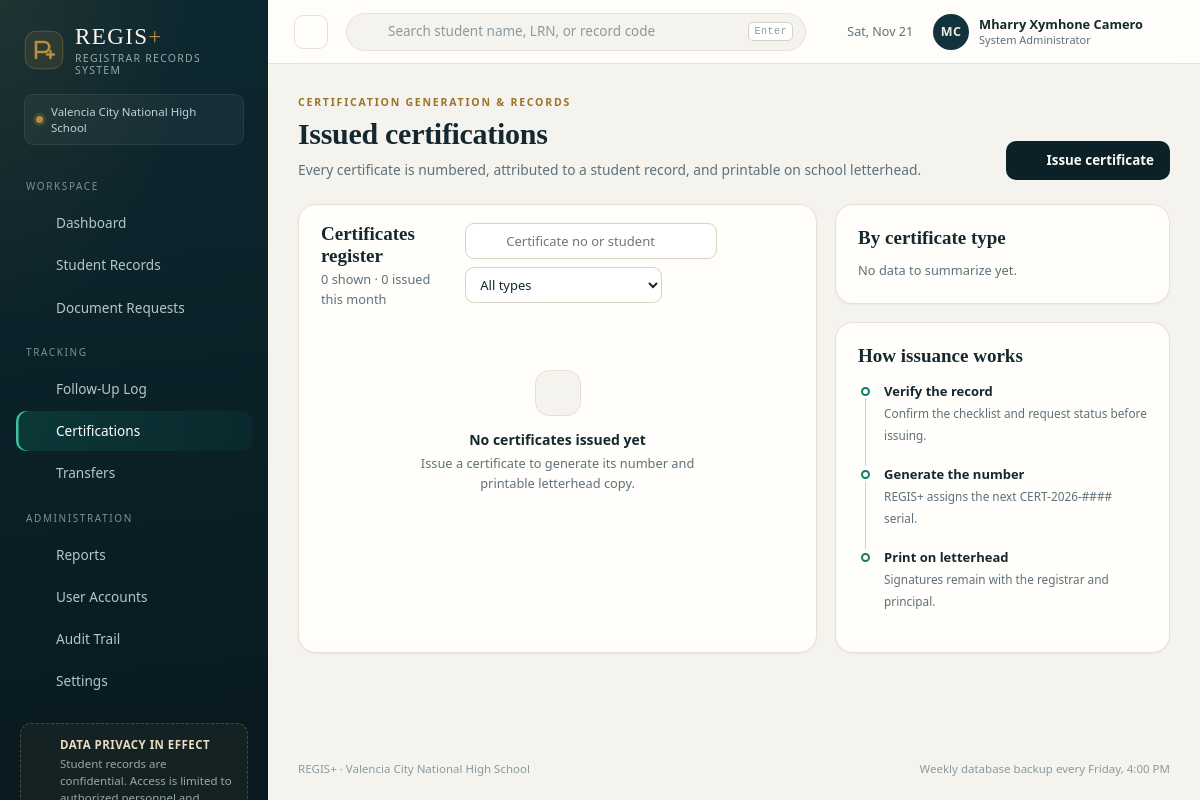
The app's page /certifications.php (signed in) with its own data.
### tables this page shows
CREATE TABLE users (
    id            INTEGER PRIMARY KEY AUTOINCREMENT,
    username      TEXT NOT NULL UNIQUE,
    password_hash TEXT NOT NULL,
    full_name     TEXT NOT NULL,
    role          TEXT NOT NULL DEFAULT 'staff',
    email         TEXT,
    is_active     INTEGER NOT NULL DEFAULT 1,
    last_login    TEXT,
    created_at    TEXT NOT NULL DEFAULT (datetime('now','localtime'))
);

### includes/helpers.php (called while the page is built, shortened)
<?php
function e(?string $value): string
{
    return htmlspecialchars((string) $value, ENT_QUOTES | ENT_SUBSTITUTE, 'UTF-8');
}
function url(string $path = ''): string
{
    return '/' . ltrim($path, '/');
}
function initials(string $name): string
{
    $parts = preg_split('/\s+/', trim($name)) ?: [];
    $first = mb_substr($parts[0] ?? '', 0, 1);
    $last = count($parts) > 1 ? mb_substr($parts[count($parts) - 1], 0, 1) : '';
    return mb_strtoupper($first . $last);
}
function setting(string $key, string $default = ''): string
{
    static $cache = null;
    if ($cache === null) {
        $cache = [];
        foreach (db()->query('SELECT key, value FROM settings')->fetchAll() as $row) {
            $cache[$row['key']] = $row['value'];
        }
    }
    return $cache[$key] ?? $default;
}

### includes/db.php (called while the page is built, shortened)
<?php
function db(): PDO
{
    static $pdo = null;
    if ($pdo instanceof PDO) {
        return $pdo;
    }
    $fresh = !file_exists(DB_FILE);
    $pdo = new PDO('sqlite:' . DB_FILE, null, null, [
        PDO::ATTR_ERRMODE => PDO::ERRMODE_EXCEPTION,
        PDO::ATTR_DEFAULT_FETCH_MODE => PDO::FETCH_ASSOC,
        PDO::ATTR_EMULATE_PREPARES => false,
    ]);
    $pdo->exec('PRAGMA foreign_keys = ON');
    $pdo->exec('PRAGMA journal_mode = WAL');
    return $pdo;
}

### includes/auth.php (called while the page is built, shortened)
<?php
function current_user(): ?array
{
    static $user = null;
    static $loaded = false;
    if ($loaded) {
        return $user;
    }
    $loaded = true;
    $stmt = db()->prepare('SELECT * FROM users WHERE id = ? AND is_active = 1');
    $stmt->execute([$_SESSION['user_id']]);
    $row = $stmt->fetch();
    $user = $row;
    return $user;
}
function require_login(): void
{
    if (!current_user()) {
        redirect('login.php');
    }
}
function can_manage(): bool
{
    return in_array(current_user()['role'] ?? '', ['admin', 'registrar'], true);
}
function role_label(string $role): string
{
    return match ($role) {
        'admin' => 'System Administrator',
        'registrar' => 'Registrar Officer',
        default => 'Registrar Staff',
    };
}

### certifications.php (the view, shortened to what this page needs)
<?php
require_once __DIR__ . '/includes/layout.php';
require_login();
$pdo = db();
$q = trim((string) ($_GET['q'] ?? ''));
$where = ['1 = 1'];
$params = [];
$whereSql = implode(' AND ', $where);
$stmt = $pdo->prepare(
    "SELECT c.*, s.first_name, s.middle_name, s.last_name, s.grade_level, s.section, s.record_code, u.full_name AS issued_by_name
     FROM certifications c
     JOIN students s ON s.id = c.student_id
     LEFT JOIN users u ON u.id = c.issued_by
     WHERE $whereSql
     ORDER BY c.date_issued DESC, c.id DESC LIMIT 60"
);
$stmt->execute($params);
$rows = $stmt->fetchAll();
$issuedThisMonth = (int) $pdo->query("SELECT COUNT(*) FROM certifications WHERE substr(date_issued, 1, 7) = '" . date('Y-m') . "'")->fetchColumn();
$typeCounts = [];
$focusId = (int) ($_GET['focus'] ?? 0);
app_header('Certifications', 'certifications.php');
?>
<div class="page-head">
    <div>
        <div class="eyebrow">Certification generation &amp; records</div>
        <h1>Issued certifications</h1>
        <p class="page-sub">Every certificate is numbered, attributed to a student record, and printable on school letterhead.</p>
    </div>
    <?php if (can_manage()): ?>
        <div class="page-actions">
            <button class="btn btn-primary" type="button" data-dialog-open="#newCert"><?= icon('cert') ?> Issue certificate</button>
        </div>
    <?php endif; ?>
</div>
<div class="grid split-2" style="margin-bottom:18px">
    <section class="card">
        <div class="card-head">
            <div>
                <h2 class="section-title">Certificates register</h2>
                <p class="section-sub"><?= count($rows) ?> shown · <?= $issuedThisMonth ?> issued this month</p>
            </div>
            <form method="get" action="/certifications.php" style="display:flex; gap:8px; flex-wrap:wrap">
                <label class="field-search" style="min-width:210px">
                    <?= icon('search') ?>
                    <input type="search" name="q" value="<?= e($q) ?>" placeholder="Certificate no or student">
                </label>
                <select class="select-inline" name="type" data-autosubmit>
                    <option value="">All types</option>
                </select>
            </form>
        </div>
        <?php if ($rows): ?>
            <div class="table-wrap">
                <table class="data">
                    <thead><tr><th>Certificate</th><th>Student</th><th>Type</th><th>Issued to</th><th class="right">Date</th><th></th></tr></thead>
                    <tbody>
                    <?php foreach ($rows as $c): ?>
                        <tr style="<?= $focusId === (int) $c['id'] ? 'background:#fdfcf7' : '' ?>">
                            <td><span class="code-tag"><?= e($c['cert_no']) ?></span></td>
                            <td>
                                <a class="strong" href="/student.php?id=<?= (int) $c['student_id'] ?>"><?= e($c['first_name'] . ' ' . $c['last_name']) ?></a>
                                <span class="sub"><?= e($c['record_code']) ?> · <?= e($c['grade_level']) ?></span>
                            </td>
                            <td><?= e($c['cert_type']) ?></td>
                            <td><?= e($c['issued_to']) ?></td>
                            <td class="right num"><?= e(fmt_date($c['date_issued'], 'M j, Y')) ?></td>
                            <td class="actions">
                                <a class="btn btn-sm btn-ghost" href="/certificate.php?id=<?= (int) $c['id'] ?>" target="_blank"><?= icon('print') ?> Print</a>
                            </td>
                        </tr>
                    <?php endforeach; ?>
                    </tbody>
                </table>
            </div>
        <?php else: ?>
            <div class="empty">
                <span class="empty-mark"><?= icon('cert') ?></span>
                <strong>No certificates issued yet</strong>
                <p>Issue a certificate to generate its number and printable letterhead copy.</p>
            </div>
        <?php endif; ?>
    </section>
    <div style="display:flex; flex-direction:column; gap:18px">
        <section class="card card-pad">
            <h2 class="section-title" style="margin-bottom:12px">By certificate type</h2>
            <?php if ($typeCounts): ?>
                <?php $maxType = max($typeCounts); foreach ($typeCounts as $t => $n): ?>
                    <div style="margin-bottom:12px">
                        <div style="display:flex; justify-content:space-between; font-size:12.6px; margin-bottom:5px; color:var(--muted)">
                            <span><?= e($t) ?></span><span style="font-weight:600; color:var(--text)"><?= $n ?></span>
                        </div>
                        <div class="meter-track"><div class="meter-fill" style="width: <?= (int) round($n / $maxType * 100) ?>%"></div></div>
                    </div>
                <?php endforeach; ?>
            <?php else: ?>
                <p class="section-sub">No data to summarize yet.</p>
            <?php endif; ?>
        </section>
        <section class="card card-pad">
            <h2 class="section-title" style="margin-bottom:8px">How issuance works</h2>
            <ul class="timeline" style="margin-top:10px">
                <li><span class="dot"></span><strong>Verify the record</strong><span>Confirm the checklist and request status before issuing.</span></li>
                <li><span class="dot"></span><strong>Generate the number</strong><span>REGIS+ assigns the next CERT-<?= date('Y') ?>-#### serial.</span></li>
                <li><span class="dot"></span><strong>Print on letterhead</strong><span>Signatures remain with the registrar and principal.</span></li>
            </ul>
        </section>
    </div>
</div>
<?php
app_footer();

### includes/layout.php (shortened to what this page needs)
<?php
function icon(string $name, string $class = ''): string
{
    $d = $paths[$name] ?? $paths['spark'];
    return '<svg class="icon ' . e($class) . '" viewBox="0 0 24 24" fill="none" stroke="currentColor" stroke-width="1.7" stroke-linecap="round" stroke-linejoin="round" aria-hidden="true">' . $d . '</svg>';
}
function logo_mark(string $class = ''): string
{
    return '<svg class="logo-mark ' . e($class) . '" viewBox="0 0 40 40" aria-hidden="true">'
        . '<rect x="1.2" y="1.2" width="37.6" height="37.6" rx="11" fill="currentColor" opacity=".12"/>'
        . '<rect x="1.2" y="1.2" width="37.6" height="37.6" rx="11" fill="none" stroke="currentColor" stroke-opacity=".38"/>'
        . '<path d="M12 28V12h8.2a5 5 0 0 1 0 10H14" fill="none" stroke="currentColor" stroke-width="2.6" stroke-linecap="round" stroke-linejoin="round"/>'
        . '<path d="M26.5 21v7M23 24.5h7" stroke="currentColor" stroke-width="2.4" stroke-linecap="round"/>'
        . '</svg>';
}
function open_page(string $title, string $bodyClass = '', array $css = [], string $bodyAttr = ''): void
{
    $css = $css ?: ['assets/css/app.css'];
    echo "<!DOCTYPE html>\n<html lang=\"en\">\n<head>\n<meta charset=\"utf-8\">\n";
    foreach ($css as $file) {
        echo '<link rel="stylesheet" href="' . e(url($file)) . '">' . "\n";
    }
    echo "</head>\n<body class=\"" . e($bodyClass) . '"' . ($bodyAttr ? ' ' . $bodyAttr : '') . ">\n";
}
function close_page(array $js = ['assets/js/app.js']): void
{
    echo "</body>\n</html>\n";
}
function app_header(string $title, string $active, string $screenTitle = ''): void
{
    $user = current_user();
    $openRequests = (int) db()->query("SELECT COUNT(*) FROM requests WHERE status IN ('Pending','Processing','Ready for Release')")->fetchColumn();
    $overdue = (int) db()->query("SELECT COUNT(*) FROM followups WHERE status <> 'Resolved' AND next_followup_date IS NOT NULL AND next_followup_date < date('now','localtime')")->fetchColumn();
    $nav = [
        'Workspace' => [
            ['dashboard.php', 'dashboard', 'Dashboard', 0],
            ['students.php', 'records', 'Student Records', 0],
            ['requests.php', 'requests', 'Document Requests', $openRequests],
        ],
        'Tracking' => [
            ['followups.php', 'followup', 'Follow-Up Log', $overdue],
            ['certifications.php', 'cert', 'Certifications', 0],
            ['transfers.php', 'transfer', 'Transfers', 0],
        ],
        'Administration' => [
            ['reports.php', 'reports', 'Reports', 0],
        ],
    ];
    if (is_admin()) {
        $nav['Administration'][] = ['users.php', 'users', 'User Accounts', 0];
        $nav['Administration'][] = ['audit.php', 'audit', 'Audit Trail', 0];
    }
    $nav['Administration'][] = ['settings.php', 'settings', 'Settings', 0];
    open_page($title . ' · ' . APP_NAME, 'app');
    ?>
<div class="app-shell">
    <aside class="sidebar" id="sidebar">
        <a class="brand" href="/dashboard.php">
            <span class="brand-mark"><?= logo_mark() ?></span>
            <span class="brand-text">
                <span class="brand-name">REGIS<span class="brand-plus">+</span></span>
                <span class="brand-sub">Registrar Records System</span>
            </span>
        </a>
        <div class="sidebar-school">
            <span class="school-dot"></span>
            <span><?= e(setting('school_name', 'Registrar Office')) ?></span>
        </div>
        <nav class="side-nav">
            <?php foreach ($nav as $section => $items): ?>
                <div class="nav-section"><?= e($section) ?></div>
                <?php foreach ($items as [$href, $ic, $label, $count]): ?>
                    <a class="nav-link<?= $active === $href ? ' is-active' : '' ?>" href="/<?= e($href) ?>">
                        <?= icon($ic) ?>
                        <span><?= e($label) ?></span>
                    </a>
                <?php endforeach; ?>
            <?php endforeach; ?>
        </nav>
        <div class="sidebar-note">
            <?= icon('shield') ?>
            <div>
                <strong>Data privacy in effect</strong>
                <p>Student records are confidential. Access is limited to authorized personnel and logged.</p>
            </div>
        </div>
    </aside>
    <div class="app-body">
        <header class="topbar">
            <button class="icon-btn topbar-menu" type="button" data-sidebar-toggle aria-label="Toggle navigation"><?= icon('menu') ?></button>
            <form class="topbar-search" action="/students.php" method="get" role="search">
                <?= icon('search') ?>
                <input type="search" name="q" placeholder="Search student name, LRN, or record code" value="">
                <kbd>Enter</kbd>
            </form>
            <div class="topbar-right">
                <span class="topbar-date"><?= icon('calendar') ?><?= e(date('D, M j')) ?></span>
                <details class="user-menu">
                    <summary>
                        <span class="avatar"><?= e(initials($user['full_name'])) ?></span>
                        <span class="user-meta">
                            <strong><?= e($user['full_name']) ?></strong>
                            <small><?= e(role_label($user['role'])) ?></small>
                        </span>
                        <?= icon('chevron', 'chev') ?>
                    </summary>
                </details>
            </div>
        </header>
        <main class="content">
    <?php
}
    ?>
    <?php
function app_footer(): void
{
    ?>
        </main>
        <footer class="app-foot">
            <span><?= e(APP_NAME) ?> · <?= e(setting('school_name')) ?></span>
            <span><?= e(setting('backup_note')) ?></span>
        </footer>
    </div>
</div>
<?php
    close_page();
}
    ?>

### records on screen
users: full_name "MC", full_name "Mharry Xymhone Camero", role "System Administrator"

### other values on screen
setting('school_name', 'Registrar Office') "Valencia City National High School"
$section "WORKSPACE"
$label "Dashboard"
$label "Student Records"
$label "Document Requests"
$section "TRACKING"
$label "Follow-Up Log"
$label "Certifications"
$label "Transfers"
$section "ADMINISTRATION"
$label "Reports"
$label "User Accounts"
$label "Audit Trail"
$label "Settings"
count($rows) "0"
